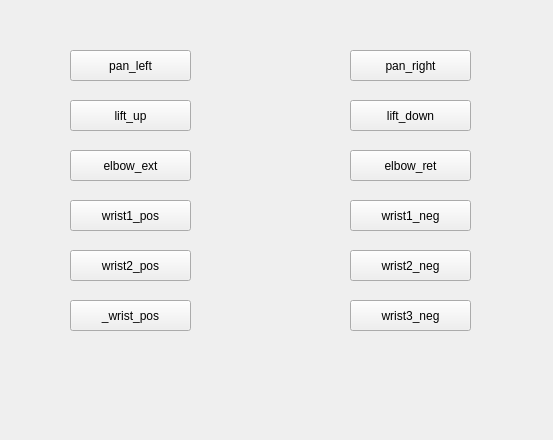
<?xml version="1.0" encoding="UTF-8"?>
<ui version="4.0">
 <class>Form</class>
 <widget class="QWidget" name="Form">
  <property name="geometry">
   <rect>
    <x>0</x>
    <y>0</y>
    <width>553</width>
    <height>440</height>
   </rect>
  </property>
  <property name="windowTitle">
   <string>Form</string>
  </property>
  <widget class="QPushButton" name="btn_pan_left">
   <property name="geometry">
    <rect>
     <x>70</x>
     <y>50</y>
     <width>121</width>
     <height>31</height>
    </rect>
   </property>
   <property name="text">
    <string>pan_left</string>
   </property>
  </widget>
  <widget class="QPushButton" name="btn_pan_right">
   <property name="geometry">
    <rect>
     <x>350</x>
     <y>50</y>
     <width>121</width>
     <height>31</height>
    </rect>
   </property>
   <property name="text">
    <string>pan_right</string>
   </property>
  </widget>
  <widget class="QPushButton" name="btn_lift_up">
   <property name="geometry">
    <rect>
     <x>70</x>
     <y>100</y>
     <width>121</width>
     <height>31</height>
    </rect>
   </property>
   <property name="text">
    <string>lift_up</string>
   </property>
  </widget>
  <widget class="QPushButton" name="btn_lift_down">
   <property name="geometry">
    <rect>
     <x>350</x>
     <y>100</y>
     <width>121</width>
     <height>31</height>
    </rect>
   </property>
   <property name="text">
    <string>lift_down</string>
   </property>
  </widget>
  <widget class="QPushButton" name="btn_elbow_ext">
   <property name="geometry">
    <rect>
     <x>70</x>
     <y>150</y>
     <width>121</width>
     <height>31</height>
    </rect>
   </property>
   <property name="text">
    <string>elbow_ext</string>
   </property>
  </widget>
  <widget class="QPushButton" name="btn_elbow_ret">
   <property name="geometry">
    <rect>
     <x>350</x>
     <y>150</y>
     <width>121</width>
     <height>31</height>
    </rect>
   </property>
   <property name="text">
    <string>elbow_ret</string>
   </property>
  </widget>
  <widget class="QPushButton" name="btn_wrist1_pos">
   <property name="geometry">
    <rect>
     <x>70</x>
     <y>200</y>
     <width>121</width>
     <height>31</height>
    </rect>
   </property>
   <property name="text">
    <string>wrist1_pos</string>
   </property>
  </widget>
  <widget class="QPushButton" name="btn_wrist1_neg">
   <property name="geometry">
    <rect>
     <x>350</x>
     <y>200</y>
     <width>121</width>
     <height>31</height>
    </rect>
   </property>
   <property name="text">
    <string>wrist1_neg</string>
   </property>
  </widget>
  <widget class="QPushButton" name="btn_wrist2_pos">
   <property name="geometry">
    <rect>
     <x>70</x>
     <y>250</y>
     <width>121</width>
     <height>31</height>
    </rect>
   </property>
   <property name="text">
    <string>wrist2_pos</string>
   </property>
  </widget>
  <widget class="QPushButton" name="btn_wrist2_neg">
   <property name="geometry">
    <rect>
     <x>350</x>
     <y>250</y>
     <width>121</width>
     <height>31</height>
    </rect>
   </property>
   <property name="text">
    <string>wrist2_neg</string>
   </property>
  </widget>
  <widget class="QPushButton" name="btn_wrist3_pos">
   <property name="geometry">
    <rect>
     <x>70</x>
     <y>300</y>
     <width>121</width>
     <height>31</height>
    </rect>
   </property>
   <property name="text">
    <string>_wrist_pos</string>
   </property>
  </widget>
  <widget class="QPushButton" name="btn_wrist3_neg">
   <property name="geometry">
    <rect>
     <x>350</x>
     <y>300</y>
     <width>121</width>
     <height>31</height>
    </rect>
   </property>
   <property name="text">
    <string>wrist3_neg</string>
   </property>
  </widget>
 </widget>
 <resources/>
 <connections/>
</ui>
